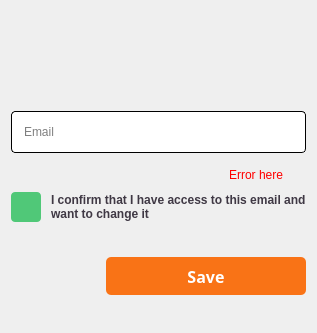
        <widget class="QWidget" name="emailSetting">
         <layout class="QVBoxLayout" name="verticalLayout_8">
          <property name="spacing">
           <number>10</number>
          </property>
          <property name="leftMargin">
           <number>11</number>
          </property>
          <property name="topMargin">
           <number>11</number>
          </property>
          <property name="rightMargin">
           <number>11</number>
          </property>
          <property name="bottomMargin">
           <number>11</number>
          </property>
          <item>
           <spacer name="verticalSpacer_21">
            <property name="orientation">
             <enum>Qt::Vertical</enum>
            </property>
            <property name="sizeType">
             <enum>QSizePolicy::Fixed</enum>
            </property>
            <property name="sizeHint" stdset="0">
             <size>
              <width>20</width>
              <height>20</height>
             </size>
            </property>
           </spacer>
          </item>
          <item>
           <layout class="QHBoxLayout" name="horizontalLayout_7">
            <item>
             <widget class="QPushButton" name="backEmail">
              <property name="font">
               <font>
                <pointsize>12</pointsize>
               </font>
              </property>
              <property name="layoutDirection">
               <enum>Qt::LeftToRight</enum>
              </property>
              <property name="styleSheet">
               <string notr="true">QPushButton {
background: transparent;
color: black;
border-radius: 8px;
height: 30px;
}

QPushButton:pressed,
QPushButton:focus {
outline: none;
background: transparent;
}</string>
              </property>
              <property name="text">
               <string/>
              </property>
              <property name="icon">
               <iconset resource="Images.qrc">
                <normaloff>:/icons/content/arrow_back.svg</normaloff>:/icons/content/arrow_back.svg</iconset>
              </property>
              <property name="iconSize">
               <size>
                <width>30</width>
                <height>30</height>
               </size>
              </property>
             </widget>
            </item>
            <item>
             <spacer name="horizontalSpacer_8">
              <property name="orientation">
               <enum>Qt::Horizontal</enum>
              </property>
              <property name="sizeHint" stdset="0">
               <size>
                <width>40</width>
                <height>20</height>
               </size>
              </property>
             </spacer>
            </item>
           </layout>
          </item>
          <item>
           <spacer name="verticalSpacer_11">
            <property name="orientation">
             <enum>Qt::Vertical</enum>
            </property>
            <property name="sizeType">
             <enum>QSizePolicy::Fixed</enum>
            </property>
            <property name="sizeHint" stdset="0">
             <size>
              <width>20</width>
              <height>40</height>
             </size>
            </property>
           </spacer>
          </item>
          <item>
           <widget class="QLineEdit" name="emailEdit">
            <property name="autoFillBackground">
             <bool>false</bool>
            </property>
            <property name="styleSheet">
             <string notr="true">QLineEdit {
border-radius: 4px;
color: black;
padding-left: 10px;
padding-right: 10px;
border: 1px solid black;
height: 40px;
}

QLineEdit:focus {
border: 2px solid black;
outline: none;
}</string>
            </property>
            <property name="text">
             <string/>
            </property>
            <property name="frame">
             <bool>false</bool>
            </property>
            <property name="placeholderText">
             <string>Email</string>
            </property>
           </widget>
          </item>
          <item>
           <widget class="QLabel" name="emailError">
            <property name="styleSheet">
             <string notr="true">QLabel {
color: red;
margin-right: 20px;
margin-left: 20px;
background: transparent;
margin-top: 5px;
}</string>
            </property>
            <property name="text">
             <string>Error here</string>
            </property>
            <property name="alignment">
             <set>Qt::AlignRight|Qt::AlignTrailing|Qt::AlignVCenter</set>
            </property>
           </widget>
          </item>
          <item>
           <layout class="QHBoxLayout" name="horizontalLayout_10">
            <item>
             <widget class="QCheckBox" name="confirmEmailCheckBox">
              <property name="maximumSize">
               <size>
                <width>30</width>
                <height>100</height>
               </size>
              </property>
              <property name="font">
               <font>
                <bold>true</bold>
               </font>
              </property>
              <property name="styleSheet">
               <string notr="true">QCheckBox::indicator {
width: 30px;
height: 30px;
background:rgb(80, 200, 120);
border-radius: 4px;
}

QCheckBox::indicator:checked {
image: url(:/icons/content/check.svg);
}
</string>
              </property>
              <property name="text">
               <string/>
              </property>
              <property name="iconSize">
               <size>
                <width>20</width>
                <height>20</height>
               </size>
              </property>
              <property name="autoRepeat">
               <bool>false</bool>
              </property>
             </widget>
            </item>
            <item>
             <widget class="QLabel" name="label_7">
              <property name="font">
               <font>
                <bold>true</bold>
               </font>
              </property>
              <property name="styleSheet">
               <string notr="true">QLabel {
color: rgb(63, 56, 68);
}</string>
              </property>
              <property name="text">
               <string>I confirm that I have access to this email and want to change it</string>
              </property>
              <property name="alignment">
               <set>Qt::AlignLeading|Qt::AlignLeft|Qt::AlignVCenter</set>
              </property>
              <property name="wordWrap">
               <bool>true</bool>
              </property>
             </widget>
            </item>
           </layout>
          </item>
          <item>
           <spacer name="verticalSpacer_13">
            <property name="orientation">
             <enum>Qt::Vertical</enum>
            </property>
            <property name="sizeType">
             <enum>QSizePolicy::Fixed</enum>
            </property>
            <property name="sizeHint" stdset="0">
             <size>
              <width>20</width>
              <height>25</height>
             </size>
            </property>
           </spacer>
          </item>
          <item>
           <layout class="QHBoxLayout" name="horizontalLayout_3">
            <item>
             <spacer name="horizontalSpacer_4">
              <property name="orientation">
               <enum>Qt::Horizontal</enum>
              </property>
              <property name="sizeHint" stdset="0">
               <size>
                <width>40</width>
                <height>20</height>
               </size>
              </property>
             </spacer>
            </item>
            <item>
             <widget class="QPushButton" name="saveEmail">
              <property name="minimumSize">
               <size>
                <width>200</width>
                <height>0</height>
               </size>
              </property>
              <property name="font">
               <font>
                <family>Microsoft JhengHei</family>
                <pointsize>12</pointsize>
                <italic>false</italic>
                <bold>true</bold>
               </font>
              </property>
              <property name="layoutDirection">
               <enum>Qt::RightToLeft</enum>
              </property>
              <property name="styleSheet">
               <string notr="true">QPushButton {
background-color:  rgb(249, 115, 22);
height: 30px;
border-radius: 5px;
color: white;
padding: 4px 0;
}</string>
              </property>
              <property name="text">
               <string>Save</string>
              </property>
              <property name="icon">
               <iconset resource="Images.qrc">
                <normaloff>:/icons/content/check-circle.svg</normaloff>
                <disabledoff>:/icons/content/check-circle-grayed.svg</disabledoff>:/icons/content/check-circle.svg</iconset>
              </property>
              <property name="iconSize">
               <size>
                <width>22</width>
                <height>22</height>
               </size>
              </property>
             </widget>
            </item>
           </layout>
          </item>
          <item>
           <spacer name="verticalSpacer_12">
            <property name="orientation">
             <enum>Qt::Vertical</enum>
            </property>
            <property name="sizeHint" stdset="0">
             <size>
              <width>20</width>
              <height>27</height>
             </size>
            </property>
           </spacer>
          </item>
         </layout>
        </widget>
